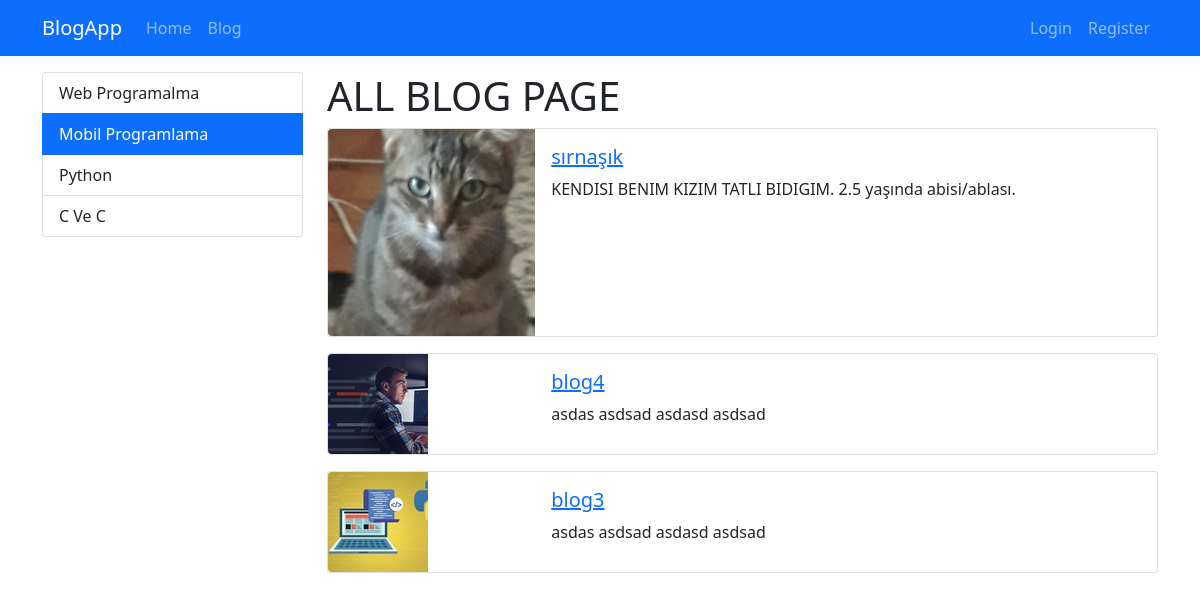
Screenshot of /catagory/mobil-programlama with the database file from the repository.
### blog/models.py (models this page shows, shortened)
class Catagory(models.Model):
	name = models.CharField(max_length=150)
	slug = models.SlugField(null=False, blank=True, unique=True, db_index=True, editable=False)

class Blog(models.Model):
	title = models.CharField(max_length=100, null=False) # Varsayılan null=False dır True dersek değer tanımlanmak değildir.
	image = models.ImageField(upload_to="blogs")
	context = models.TextField(max) # defaul değer 255 dir.
	is_active = models.BooleanField()
	is_home = models.BooleanField(default=False) # bir bilgi kaydedildiğinde default değer false eklenir. veri kaydederken göndermek zorunda kalmayız.
	slug = models.SlugField(null=False, blank=True, unique=True, db_index=True, editable=False)
	catagories = models.ManyToManyField(Catagory, blank=True)

### blog/views.py (the view)
# urls.py: path('catagory/<slug:slug>', views.blogs_by_catagory, name="blogs_by_catagory"),
def blogs_by_catagory(request, slug):
	context = {
		"blogs": Catagory.objects.get(slug=slug).blog_set.filter(is_active=True),
		"catagories" : Catagory.objects.all(),
		"selected" : slug
	}
	return render(request, 'blog/blog.html', context)

### blog/templates/blog/blog.html (shortened to what this page needs)
{% extends "base.html" %}
{% block content %}
	<div class="container mt-3">
		<div class="row">
			<div class="col-3">
				{% include 'partials/_catagories.html' %}
			</div>
			<div class="col-9">
				<h1>ALL BLOG PAGE</h1>
				{% if  blogs|length > 0 %}
					{% for blog in blogs %}
						{% if blog.is_active %}
							{% include 'blog/partials/_blog.html' %}
						{% endif %}
					{% endfor %}
				{% else %}
				<div class="alert alert-warning" role="alert">No Blogs</div>
				{% endif %}
			</div>
		</div>
	</div>
{% endblock %}

### templates/partials/_catagories.html
<div class="list-group">
	{% for catagory in catagories  %}
		{% if catagory.slug == selected %}
			<a href="{% url "blogs_by_catagory" catagory.slug %}" class="list-group-item list-group-item-action active">{{ catagory.name|title }}</a>
		{% else %}
			<a href="{% url "blogs_by_catagory" catagory.slug %}" class="list-group-item list-group-item-action">{{ catagory.name|title }}</a>
		{% endif %}
	{% endfor %}
</div>

### blog/templates/blog/partials/_blog.html
{% load static %}
<div class="card mb-3">
	<div class="row g-0">
		<div class="col-md-3">
		<img src="{{ blog.image.url }}" class="img-fluid rounded-start" alt="...">
		</div>
		<div class="col-md-9">
		<div class="card-body">
			<h5 class="card-title">
				<a href="{% url 'blog detalist page' blog.slug %}">
					{{ blog.title }}
				</a>
			</h5>
			<p class="card-text">{{ blog.context|truncatechars:250 }}</p>
		</div>
		</div>
	</div>
</div>

### rows the page displays
Catagory: name "Web Programalma"
Catagory: name "Mobil Programlama"
Catagory: name "Python"
Catagory: name "C Ve C"
Blog: image (picture), title "sırnaşık", context "KENDISI BENIM KIZIM TATLI BIDIGIM. 2.5 yaşında abisi/ablası."
Blog: image (picture), title "blog4", context "asdas asdsad asdasd asdsad"
Blog: image (picture), title "blog3", context "asdas asdsad asdasd asdsad"
